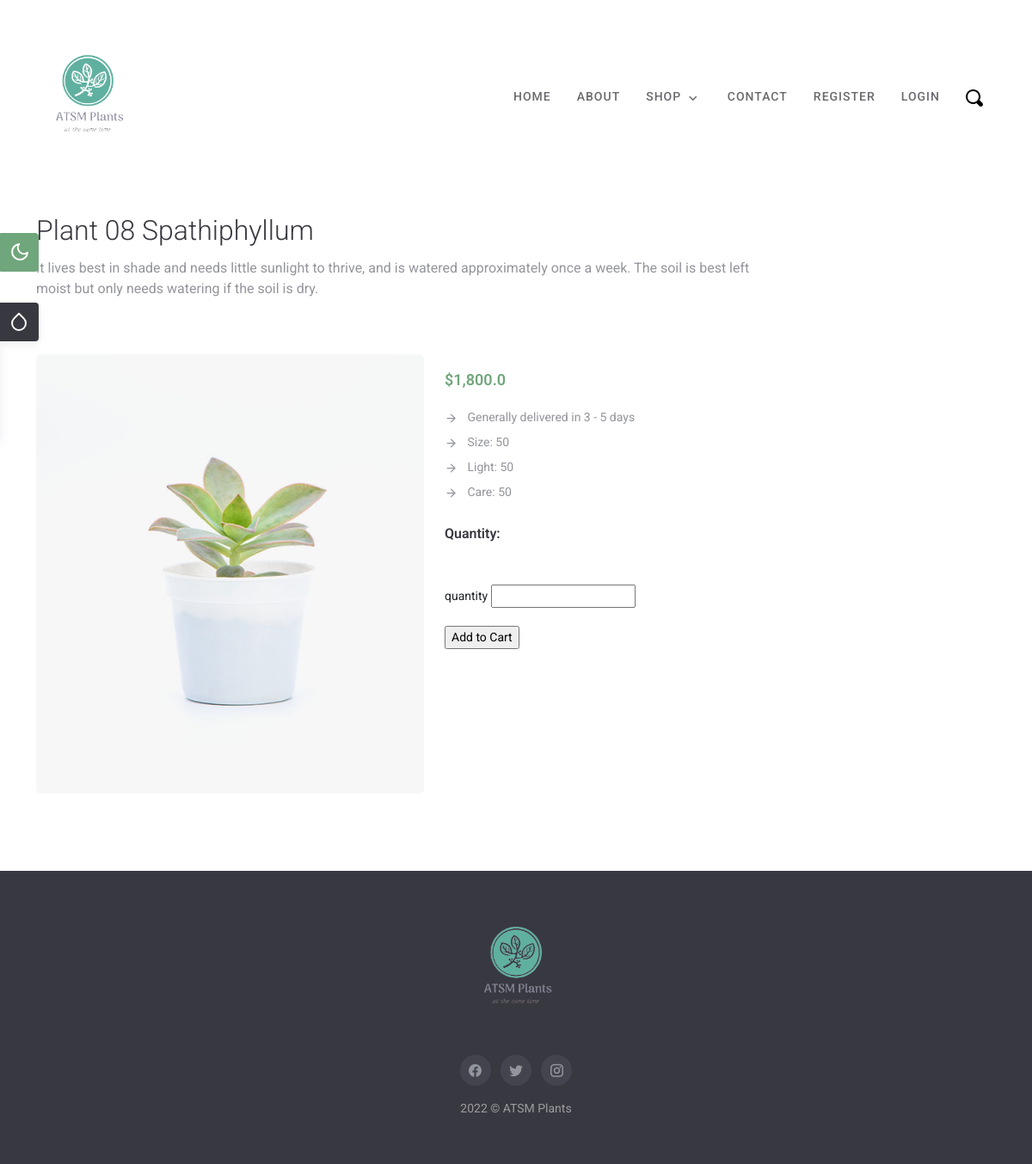
/shop/8, run on the app's committed database.
### shop/models.py (models this page shows, shortened)
class Product(models.Model):
    name = models.CharField(max_length=200)
    description = models.TextField(blank=True)
    price = models.FloatField(default=0)
    size = models.CharField(max_length=20, blank=True)
    light = models.CharField(max_length=20, blank=True)
    care = models.CharField(max_length=20, blank=True)
    photo_main = models.ImageField(upload_to='photos/%Y/%m/%d')
    photo_1 = models.ImageField(upload_to='photos/%Y/%m/%d', blank=True)
    photo_2 = models.ImageField(upload_to='photos/%Y/%m/%d', blank=True)
    list_date = models.DateTimeField(default=datetime.now, blank=True)

### shop/views.py (the view)
# urls.py: path('<int:product_id>', views.product, name="product"),
def product(request, product_id):
    product = get_object_or_404(Product, pk=product_id)
    context = {
        'product': product
    }
    return render(request, 'shop/product-detail.html', context)

### templates/shop/product-detail.html (shortened to what this page needs)
{% extends 'partials/base.html' %} {% load static %} {% block content %}
{% load humanize %}
<section>
  <div class="container">
    <div class="row">
      <div class="col-lg-9">
        <div class="page-title">
          <h2 class="text-dark fw-light lh-base mt-5">
            {{ product.name }}
          </h2>
          <p class="fs-16 text-muted mb-0">
             {{ product.description }}
          </p>
        </div>
      </div>
    </div>
  </div>
</section>
<section class="sm-section">
  <div class="container">
    <div class="row">
      <div class="col-lg-12">
        <div class="row">
          <div class="col-md-5 mt-4">
            <div class="position-relative">
              <img
                class="img-fluid rounded-3"
                src="{{ product.photo_main.url }}"
                alt=""
              />
            </div>
          </div>
          <div class="col-md-7 mt-4">
            <div class="pro-detail-content">
              <div class="price my-3">
                <ins
                  class="pe-2 fs-18 text-primary fw-semibold text-decoration-none"
                  >${{ product.price|intcomma }}</ins
                >
              <div class="details mb-4">
                <ul class="list-unstyled">
                  <li class="text-muted py-1">
                    <i data-feather="arrow-right" class="icon-xxs me-2"></i>
                    Generally delivered in 3 - 5 days
                  </li>
                  <li class="text-muted py-1">
                    <i data-feather="arrow-right" class="icon-xxs me-2"></i>
                    Size: {{ product.size }}
                  </li>
                  <li class="text-muted py-1">
                    <i data-feather="arrow-right" class="icon-xxs me-2"></i>
                    Light: {{ product.light }}
                  </li>
                  <li class="text-muted py-1">
                    <i data-feather="arrow-right" class="icon-xxs me-2"></i>
                    Care: {{ product.care }}
                  </li>
                </ul>
              </div>
              <div class="qty mb-4">
                <h6 class="d-inline-block fw-semibold">Quantity:</h6>
                <form action="{% url 'add_product' product.id %}" method="POST">
                  /><br /><br />
                  <label for="QTY">quantity</label>
                  <input
                    type="text"
                    id="quantity"
                    name="quantity"
                  /><br /><br />
                  <input type="Submit" value="Add to Cart" />
                </form>
              </div>
            </div>
          </div>
        </div>
      </div>
    </div>
  </div>
</section>
{% endblock content %}

### static/css/style.css (style rules this page uses)
body { background-color: #ffffff; font-family: "Roboto", sans-serif; overflow-x: hidden; padding: 30px 0; max-width: 1300px; margin: 0 auto; font-size: 14px; box-shadow: 0px 4px 10px 0px rgba(69, 61, 80, 0.08); }
html { background-color: #edeeef; }
h1, h2, h3, h4, h5, h6 { color: #383840; font-family: "Roboto", sans-serif; font-weight: 600; }
.row > * { position: relative; }
@media (min-width: 1200px) { .container { max-width: 1140px; } }
.text-primary { color: #70a67c !important; }
.text-dark { color: #383840 !important; }
.text-muted { color: #93959c !important; }
.fs-16 { font-size: 16px; }
.fs-18 { font-size: 18px; }
.fw-semibold { font-weight: 600 !important; }
.icon-xxs { height: 15px; width: 15px; }
.sm-section { padding: 40px 0px; }

### static/css/colors/amber.css (style rules this page uses)
.text-primary, .btn-outline-primary, .bg-soft-primary, .navbar .navbar-nav .nav-item .nav-link:hover, .navbar .navbar-nav .nav-item .nav-link:focus, .navbar .navbar-nav .nav-item .nav-link.active, .navbar .navbar-nav .nav-item .nav-link:hover.dropdown-toggle::after, .navbar .navbar-nav .nav-item .nav-link.active.dropdown-toggle::after, .navbar .navbar-nav .nav-item .nav-link:focus.dropdown-toggle::after, .navbar .navbar-nav .nav-item .nav-link:active.dropdown-toggle::after, .nav-sticky .navbar-nav .nav-item .nav-link:hover, .nav-sticky .navbar-nav .nav-item .nav-link:active, .nav-sticky .navbar-nav .nav-item .nav-link:focus, .nav-sticky .navbar-nav .nav-item .nav-link.active, .nav-sticky .navbar-nav .nav-item .nav-link.active .dropdown-toggle:after, .post .post-title a:hover, .share-link li a:hover, .product-item .hover-content .pro-icon.active, .product-item .hover-content .pro-icon:hover, .product-item .hover-content .pro-icon:active, .pro-list-content .hover-content .pro-icon.active, .pro-list-content .hover-content .pro-icon:hover, .pro-list-content .hover-content .pro-icon:active, .service-box .service-icon:hover { color: #bd9391 !important; }

### static/css/colors/default.css (style rules this page uses)
.text-primary, .btn-outline-primary, .bg-soft-primary, .navbar .navbar-nav .nav-item .nav-link:hover, .navbar .navbar-nav .nav-item .nav-link:focus, .navbar .navbar-nav .nav-item .nav-link.active, .navbar .navbar-nav .nav-item .nav-link:hover.dropdown-toggle::after, .navbar .navbar-nav .nav-item .nav-link.active.dropdown-toggle::after, .navbar .navbar-nav .nav-item .nav-link:focus.dropdown-toggle::after, .navbar .navbar-nav .nav-item .nav-link:active.dropdown-toggle::after, .nav-sticky .navbar-nav .nav-item .nav-link:hover, .nav-sticky .navbar-nav .nav-item .nav-link:active, .nav-sticky .navbar-nav .nav-item .nav-link:focus, .nav-sticky .navbar-nav .nav-item .nav-link.active, .nav-sticky .navbar-nav .nav-item .nav-link.active .dropdown-toggle:after, .post .post-title a:hover, .share-link li a:hover, .product-item .hover-content .pro-icon.active, .product-item .hover-content .pro-icon:hover, .product-item .hover-content .pro-icon:active, .pro-list-content .hover-content .pro-icon.active, .pro-list-content .hover-content .pro-icon:hover, .pro-list-content .hover-content .pro-icon:active, .service-box .service-icon:hover { color: #70a67c !important; }

### data on the page
Product: name "Plant 08 Spathiphyllum", description "It lives best in shade and needs little sunlight to thrive, and is watered approximately once a week. The soil is best left moist but only needs watering if the soil is dry.", photo_main (picture), price "1,800.0", size "50", light "50", care "50"
